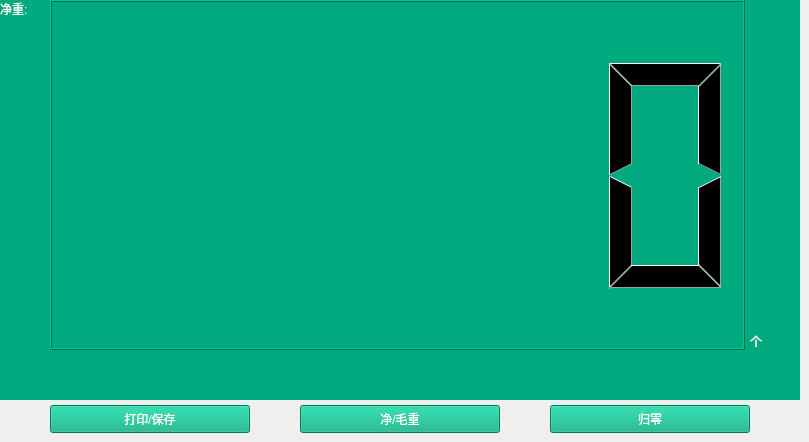
    <widget class="QWidget" name="page_2">
     <widget class="QStackedWidget" name="stackedWidget_2">
      <property name="geometry">
       <rect>
        <x>0</x>
        <y>0</y>
        <width>800</width>
        <height>400</height>
       </rect>
      </property>
      <property name="styleSheet">
       <string notr="true">/*background-color: rgb(0, 170, 127);*/
color: rgb(0, 0, 0);
background-color: rgb(0, 170, 127);</string>
      </property>
      <widget class="QWidget" name="page_3">
       <property name="autoFillBackground">
        <bool>false</bool>
       </property>
       <property name="styleSheet">
        <string notr="true"/>
       </property>
       <widget class="QLabel" name="label_4">
        <property name="geometry">
         <rect>
          <x>0</x>
          <y>0</y>
          <width>55</width>
          <height>350</height>
         </rect>
        </property>
        <property name="styleSheet">
         <string notr="true">font: 10pt &quot;黑体&quot;;
color: rgb(255, 255, 255);
background:transparent;</string>
        </property>
        <property name="text">
         <string>净重:</string>
        </property>
        <property name="alignment">
         <set>Qt::AlignLeading|Qt::AlignLeft|Qt::AlignTop</set>
        </property>
       </widget>
       <widget class="QLabel" name="label_3">
        <property name="geometry">
         <rect>
          <x>50</x>
          <y>0</y>
          <width>695</width>
          <height>350</height>
         </rect>
        </property>
        <property name="font">
         <font>
          <family>Sans Serif</family>
          <pointsize>72</pointsize>
          <weight>50</weight>
          <italic>false</italic>
          <bold>false</bold>
         </font>
        </property>
        <property name="styleSheet">
         <string notr="true">color: rgb(255, 255, 255);
font: 72pt &quot;Sans Serif&quot;;

</string>
        </property>
        <property name="text">
         <string>TextLabel</string>
        </property>
        <property name="alignment">
         <set>Qt::AlignCenter</set>
        </property>
       </widget>
       <widget class="QLabel" name="label_28">
        <property name="geometry">
         <rect>
          <x>750</x>
          <y>0</y>
          <width>50</width>
          <height>350</height>
         </rect>
        </property>
        <property name="styleSheet">
         <string notr="true">font: 28pt &quot;Sans Serif&quot;;
color: rgb(255, 255, 255);</string>
        </property>
        <property name="text">
         <string>kg</string>
        </property>
        <property name="alignment">
         <set>Qt::AlignBottom|Qt::AlignLeading|Qt::AlignLeft</set>
        </property>
       </widget>
       <widget class="QLabel" name="label_30">
        <property name="geometry">
         <rect>
          <x>60</x>
          <y>350</y>
          <width>240</width>
          <height>50</height>
         </rect>
        </property>
        <property name="text">
         <string/>
        </property>
       </widget>
       <widget class="QLabel" name="label_32">
        <property name="geometry">
         <rect>
          <x>360</x>
          <y>350</y>
          <width>100</width>
          <height>50</height>
         </rect>
        </property>
        <property name="text">
         <string/>
        </property>
       </widget>
       <widget class="QLabel" name="label_34">
        <property name="geometry">
         <rect>
          <x>520</x>
          <y>350</y>
          <width>280</width>
          <height>50</height>
         </rect>
        </property>
        <property name="text">
         <string/>
        </property>
       </widget>
       <widget class="QLabel" name="label_date_2">
        <property name="geometry">
         <rect>
          <x>510</x>
          <y>20</y>
          <width>221</width>
          <height>40</height>
         </rect>
        </property>
        <property name="font">
         <font>
          <pointsize>16</pointsize>
          <weight>50</weight>
          <italic>false</italic>
          <bold>false</bold>
         </font>
        </property>
        <property name="styleSheet">
         <string notr="true">color: rgb(0, 0, 0);</string>
        </property>
        <property name="text">
         <string/>
        </property>
        <property name="alignment">
         <set>Qt::AlignCenter</set>
        </property>
       </widget>
       <widget class="QLabel" name="label_36">
        <property name="geometry">
         <rect>
          <x>750</x>
          <y>0</y>
          <width>50</width>
          <height>350</height>
         </rect>
        </property>
        <property name="styleSheet">
         <string notr="true">font: 28pt &quot;Sans Serif&quot;;
color: rgb(255, 255, 255);</string>
        </property>
        <property name="text">
         <string>lb</string>
        </property>
        <property name="alignment">
         <set>Qt::AlignBottom|Qt::AlignLeading|Qt::AlignLeft</set>
        </property>
       </widget>
       <widget class="QLabel" name="label_37">
        <property name="geometry">
         <rect>
          <x>750</x>
          <y>0</y>
          <width>50</width>
          <height>350</height>
         </rect>
        </property>
        <property name="styleSheet">
         <string notr="true">font: 28pt &quot;Sans Serif&quot;;
color: rgb(255, 255, 255);</string>
        </property>
        <property name="text">
         <string>g</string>
        </property>
        <property name="alignment">
         <set>Qt::AlignBottom|Qt::AlignLeading|Qt::AlignLeft</set>
        </property>
       </widget>
       <widget class="QLCDNumber" name="lcdNet1">
        <property name="geometry">
         <rect>
          <x>50</x>
          <y>0</y>
          <width>695</width>
          <height>350</height>
         </rect>
        </property>
        <property name="styleSheet">
         <string notr="true">/*color: rgb(255, 255, 255);
font: 72pt &quot;Sans Serif&quot;;*/
color: rgb(0, 0, 0);
background-color: rgb(0, 170, 127);
</string>
        </property>
       </widget>
       <widget class="QLabel" name="label_42">
        <property name="geometry">
         <rect>
          <x>750</x>
          <y>0</y>
          <width>50</width>
          <height>350</height>
         </rect>
        </property>
        <property name="styleSheet">
         <string notr="true">font: 28pt &quot;Sans Serif&quot;;
color: rgb(255, 255, 255);</string>
        </property>
        <property name="text">
         <string>个</string>
        </property>
        <property name="alignment">
         <set>Qt::AlignBottom|Qt::AlignLeading|Qt::AlignLeft</set>
        </property>
       </widget>
      </widget>
      <widget class="QWidget" name="page_4"/>
     </widget>
     <widget class="QPushButton" name="pushButton_13">
      <property name="geometry">
       <rect>
        <x>50</x>
        <y>405</y>
        <width>200</width>
        <height>28</height>
       </rect>
      </property>
      <property name="styleSheet">
       <string notr="true">background-color: rgb(0, 170, 127);
color: rgb(255, 255, 255);
font: 16pt &quot;Sans Serif&quot;;</string>
      </property>
      <property name="text">
       <string>打印/保存</string>
      </property>
     </widget>
     <widget class="QPushButton" name="pushButton_14">
      <property name="geometry">
       <rect>
        <x>300</x>
        <y>405</y>
        <width>200</width>
        <height>28</height>
       </rect>
      </property>
      <property name="styleSheet">
       <string notr="true">background-color: rgb(0, 170, 127);
color: rgb(255, 255, 255);
font: 16pt &quot;Sans Serif&quot;;</string>
      </property>
      <property name="text">
       <string>净/毛重</string>
      </property>
     </widget>
     <widget class="QPushButton" name="pushButton_15">
      <property name="enabled">
       <bool>true</bool>
      </property>
      <property name="geometry">
       <rect>
        <x>550</x>
        <y>405</y>
        <width>200</width>
        <height>28</height>
       </rect>
      </property>
      <property name="styleSheet">
       <string notr="true">background-color: rgb(0, 170, 127);
color: rgb(255, 255, 255);
font: 16pt &quot;Sans Serif&quot;;
</string>
      </property>
      <property name="text">
       <string>归零</string>
      </property>
     </widget>
    </widget>
